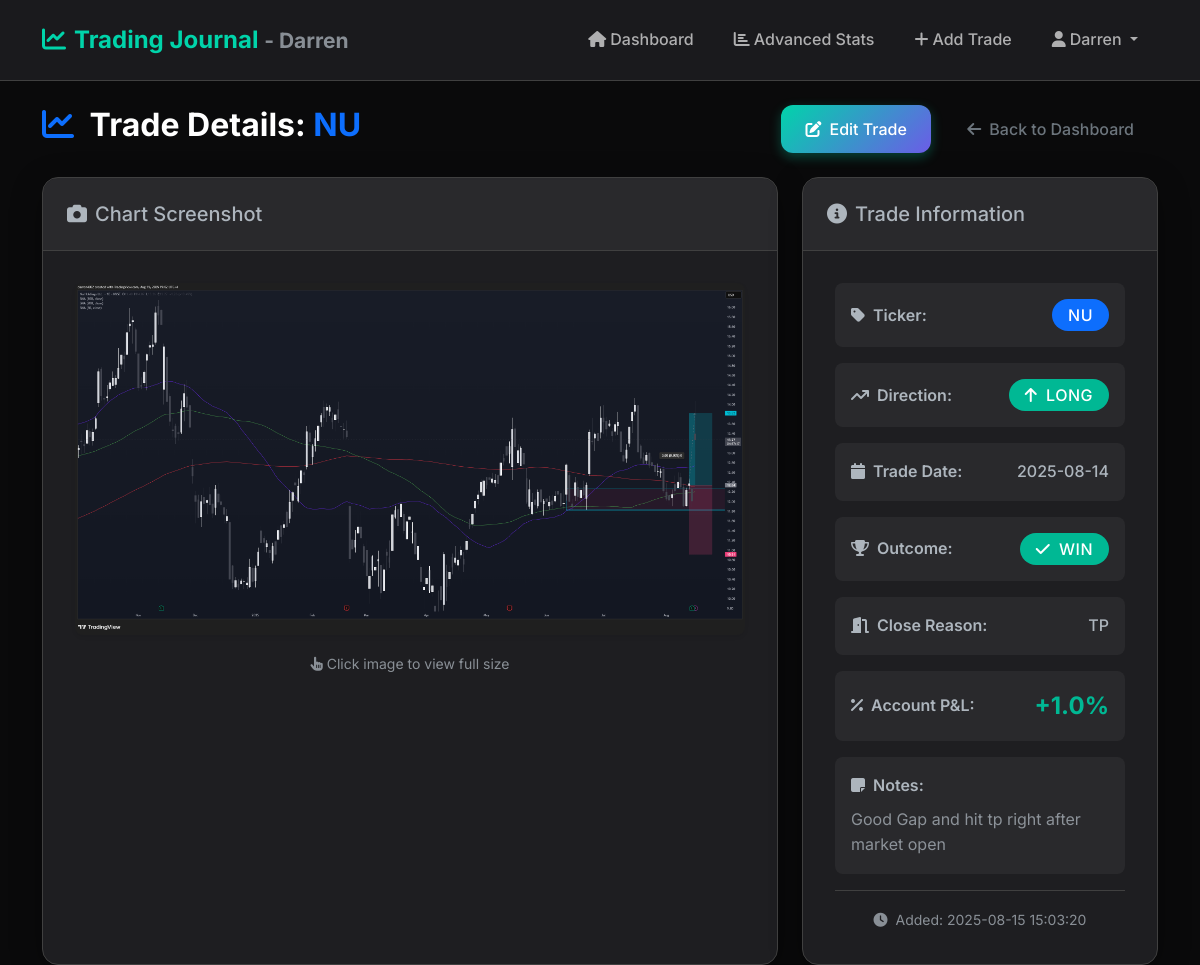
The page /trade_detail/2 (signed in) on the database its author committed.
### tables this page shows
CREATE TABLE trades (
            id INTEGER PRIMARY KEY AUTOINCREMENT,
            ticker TEXT NOT NULL,
            direction TEXT NOT NULL,
            date TEXT NOT NULL,
            outcome TEXT NOT NULL,
            close_reason TEXT NOT NULL,
            account_pnl REAL NOT NULL,
            notes TEXT,
            screenshot_filename TEXT,
            created_at TIMESTAMP DEFAULT CURRENT_TIMESTAMP
        , user_id INTEGER DEFAULT 1);

### app.py (the view)
@app.route('/trade_detail/<int:trade_id>')
@login_required
def trade_detail(trade_id):
    conn = get_db_connection()
    trade = conn.execute('SELECT * FROM trades WHERE id = ? AND user_id = ?', (trade_id, session['user_id'])).fetchone()
    conn.close()
    if trade is None:
        flash('Trade not found or access denied.', 'error')
        return redirect(url_for('index'))
    return render_template('trade_detail.html', trade=trade)

### app.py (called while the page is built)
def login_required(f):
    @wraps(f)
    def decorated_function(*args, **kwargs):
        if 'user_id' not in session:
            return redirect(url_for('login'))
        return f(*args, **kwargs)
    return decorated_function

def get_db_connection():
    conn = sqlite3.connect('trading_journal.db')
    conn.row_factory = sqlite3.Row
    return conn

### templates/trade_detail.html (shortened to what this page needs)
{% extends "base.html" %}
{% block content %}
<div class="row">
    <div class="col-12">
        <div class="d-flex justify-content-between align-items-center mb-4">
            <h2 class="fw-bold">
                <i class="fas fa-chart-line me-2 text-primary"></i>
                Trade Details: <span class="text-primary">{{ trade.ticker }}</span>
            </h2>
            <div>
                <a href="{{ url_for('edit_trade', trade_id=trade.id) }}" class="btn btn-primary me-2">
                    <i class="fas fa-edit me-2"></i>Edit Trade
                </a>
                <a href="{{ url_for('index') }}" class="btn btn-outline-secondary">
                    <i class="fas fa-arrow-left me-2"></i>Back to Dashboard
                </a>
            </div>
        </div>
    </div>
</div>
<div class="row g-4">
    {% if trade.screenshot_filename %}
    <div class="col-lg-8">
        <div class="card h-100">
            <div class="card-header">
                <h5 class="mb-0">
                    <i class="fas fa-camera me-2"></i>Chart Screenshot
                </h5>
            </div>
            <div class="card-body text-center">
                <img src="{{ url_for('static', filename='screenshots/' + trade.screenshot_filename) }}"
                     class="img-fluid rounded-3 shadow-sm"
                     style="max-width: 100%; max-height: 500px; cursor: pointer;"
                     onclick="showFullChart('{{ trade.screenshot_filename }}')"
                     alt="Chart for {{ trade.ticker }}">
                <p class="text-muted mt-3 mb-0">
                    <small><i class="fas fa-hand-pointer me-1"></i>Click image to view full size</small>
                </p>
            </div>
        </div>
    </div>
    <div class="col-lg-4">
    {% else %}
    <div class="col-12">
    {% endif %}
        <div class="card h-100">
            <div class="card-header">
                <h5 class="mb-0">
                    <i class="fas fa-info-circle me-2"></i>Trade Information
                </h5>
            </div>
            <div class="card-body">
                <div class="row g-3">
                    <div class="col-12">
                        <div class="d-flex justify-content-between align-items-center p-3 rounded-3" style="background: var(--glass-bg);">
                            <span class="fw-semibold"><i class="fas fa-tag me-2"></i>Ticker:</span>
                            <span class="badge bg-primary fs-6 px-3 py-2">{{ trade.ticker }}</span>
                        </div>
                    </div>
                    <div class="col-12">
                        <div class="d-flex justify-content-between align-items-center p-3 rounded-3" style="background: var(--glass-bg);">
                            <span class="fw-semibold"><i class="fas fa-arrow-trend-up me-2"></i>Direction:</span>
                            <span class="badge {{ 'bg-success' if trade.direction == 'Long' else 'bg-danger' }} fs-6 px-3 py-2">
                                <i class="fas fa-arrow-{{ 'up' if trade.direction == 'Long' else 'down' }} me-1"></i>
                                {{ trade.direction }}
                            </span>
                        </div>
                    </div>
                    <div class="col-12">
                        <div class="d-flex justify-content-between align-items-center p-3 rounded-3" style="background: var(--glass-bg);">
                            <span class="fw-semibold"><i class="fas fa-calendar me-2"></i>Trade Date:</span>
                            <span class="fw-medium">{{ trade.date }}</span>
                        </div>
                    </div>
                    <div class="col-12">
                        <div class="d-flex justify-content-between align-items-center p-3 rounded-3" style="background: var(--glass-bg);">
                            <span class="fw-semibold"><i class="fas fa-trophy me-2"></i>Outcome:</span>
                            <span class="badge {{ 'bg-success' if trade.outcome == 'Win' else 'bg-danger' if trade.outcome == 'Loss' else 'bg-secondary' }} fs-6 px-3 py-2">
                                <i class="fas fa-{{ 'check' if trade.outcome == 'Win' else 'times' if trade.outcome == 'Loss' else 'minus' }} me-1"></i>
                                {{ trade.outcome }}
                            </span>
                        </div>
                    </div>
                    <div class="col-12">
                        <div class="d-flex justify-content-between align-items-center p-3 rounded-3" style="background: var(--glass-bg);">
                            <span class="fw-semibold"><i class="fas fa-door-open me-2"></i>Close Reason:</span>
                            <span class="fw-medium">{{ trade.close_reason }}</span>
                        </div>
                    </div>
                    <div class="col-12">
                        <div class="d-flex justify-content-between align-items-center p-3 rounded-3" style="background: var(--glass-bg);">
                            <span class="fw-semibold"><i class="fas fa-percentage me-2"></i>Account P&L:</span>
                            <span class="fs-4 fw-bold {{ 'positive' if trade.account_pnl > 0 else 'negative' if trade.account_pnl < 0 else 'neutral' }}">
                                {{ "+" if trade.account_pnl > 0 else "" }}{{ trade.account_pnl }}%
                            </span>
                        </div>
                    </div>
                    {% if trade.notes %}
                    <div class="col-12">
                        <div class="p-3 rounded-3" style="background: var(--glass-bg);">
                            <div class="fw-semibold mb-2">
                                <i class="fas fa-sticky-note me-2"></i>Notes:
                            </div>
                            <p class="mb-0 text-muted">{{ trade.notes }}</p>
                        </div>
                    </div>
                    {% endif %}
                    <div class="col-12">
                        <div class="text-center pt-3 border-top" style="border-color: var(--border-color) !important;">
                            <small class="text-muted">
                                <i class="fas fa-clock me-1"></i>
                                Added: {{ trade.created_at }}
                            </small>
                        </div>
                    </div>
                </div>
            </div>
        </div>
    </div>
</div>
{% endblock %}

### templates/base.html (shortened to what this page needs)
<!DOCTYPE html>
<html lang="en" data-bs-theme="dark">
<head>
    <link href="https://cdn.jsdelivr.net/npm/bootstrap@5.3.0/dist/css/bootstrap.min.css" rel="stylesheet">
    <link href="https://cdnjs.cloudflare.com/ajax/libs/font-awesome/6.4.0/css/all.min.css" rel="stylesheet">
</head>
<body>
    <nav class="navbar navbar-expand-lg">
        <div class="container">
            <a class="navbar-brand" href="{{ url_for('index') }}">
                <i class="fas fa-chart-line me-2"></i>Trading Journal
                {% if session.display_name %}
                    <small class="text-muted">- {{ session.display_name }}</small>
                {% endif %}
            </a>
            <div class="navbar-nav ms-auto">
                {% if session.user_id %}
                    <a class="nav-link" href="{{ url_for('index') }}">
                        <i class="fas fa-home me-1"></i>Dashboard
                    </a>
                    <a class="nav-link" href="{{ url_for('advanced_stats') }}">
                        <i class="fas fa-chart-bar me-1"></i>Advanced Stats
                    </a>
                    <a class="nav-link" href="{{ url_for('add_trade') }}">
                        <i class="fas fa-plus me-1"></i>Add Trade
                    </a>
                    <div class="nav-item dropdown">
                        <a class="nav-link dropdown-toggle" href="#" role="button" data-bs-toggle="dropdown">
                            <i class="fas fa-user me-1"></i>{{ session.display_name }}
                        </a>
                    </div>
                {% endif %}
            </div>
        </div>
    </nav>
    <div class="container mt-4">
        {% block content %}{% endblock %}
    </div>
</body>
</html>

### templates/base.html (style rules this page uses)
:root { --bg-primary: #0a0a0b; --bg-secondary: #1a1a1d; --bg-tertiary: #2d2d30; --bg-card: #1e1e21; --text-primary: #ffffff; --text-secondary: #b3b3b3; --text-muted: #6c757d; --accent-primary: #00d4aa; --accent-secondary: #6c5ce7; --accent-danger: #fd79a8; --accent-warning: #fdcb6e; --border-color: #404040; --success: #00b894; --danger: #e17055; --glass-bg: rgba(255, 255, 255, 0.05); --glass-border: rgba(255, 255, 255, 0.1); }
* { transition: all 0.3s cubic-bezier(0.4, 0, 0.2, 1); }
body { font-family: 'Inter', -apple-system, BlinkMacSystemFont, sans-serif; background: var(--bg-primary); color: var(--text-primary); line-height: 1.6; }
.navbar { background: var(--bg-secondary) !important; backdrop-filter: blur(10px); border-bottom: 1px solid var(--border-color); padding: 1rem 0; }
.navbar-brand { font-weight: 700; font-size: 1.5rem; color: var(--accent-primary) !important; }
.nav-link { font-weight: 500; border-radius: 8px; margin: 0 0.25rem; padding: 0.5rem 1rem !important; }
.card { background: var(--bg-card); border: 1px solid var(--border-color); border-radius: 16px; backdrop-filter: blur(10px); box-shadow: 0 8px 32px rgba(0, 0, 0, 0.3); }
.card-header { background: var(--glass-bg); border-bottom: 1px solid var(--border-color); border-radius: 16px 16px 0 0 !important; padding: 1.5rem; font-weight: 600; }
.card-body { padding: 2rem; }
.badge { padding: 0.5rem 1rem; border-radius: 20px; font-weight: 500; font-size: 0.75rem; text-transform: uppercase; letter-spacing: 0.5px; }
.bg-success { background: var(--success) !important; }
.positive { color: var(--success); font-weight: 600; }
.btn { border-radius: 12px; font-weight: 500; padding: 0.75rem 1.5rem; border: none; transition: all 0.3s ease; }
.btn-primary { background: linear-gradient(135deg, var(--accent-primary), var(--accent-secondary)); box-shadow: 0 4px 12px rgba(0, 212, 170, 0.3); }

### rows shown on the page
trades: ticker "NU", screenshot_filename (picture), direction "LONG", date "2025-08-14", outcome "WIN", close_reason "TP", account_pnl "+", account_pnl "1.0", notes "Good Gap and hit tp right after market open", created_at "2025-08-15 15:03:20"

### other values the page prints
{{ session.display_name }} "Darren"
